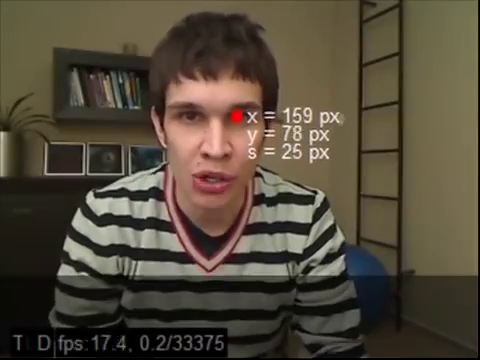
#> input picture frame 151 of ProjectPresentation/predatorcut.mp4, 480 x 360 px, given in place of --video, which was not available
$ python skinSeg.py --video ../../ML/Assignment3/images/cats/cat.1.jpg
#> lines starting #> are read from the running program, lines starting #| are printed output that depends on the picture; after the words box and inside, x2 and y2 are one past the last pixel; in counts of white or black regions, pixels touching at a corner belong together; pictures that were not available may be replaced by others from this repository, and a replacement may not be noted
### imgProc/camShift/video.py
#!/usr/bin/env python

'''
Video capture sample.

Sample shows how VideoCapture class can be used to acquire video
frames from a camera of a movie file. Also the sample provides
an example of procedural video generation by an object, mimicking
the VideoCapture interface (see Chess class).

'create_capture' is a convenience function for capture creation,
falling back to procedural video in case of error.

Usage:
    video.py [--shotdir <shot path>] [source0] [source1] ...'

    sourceN is an
     - integer number for camera capture
     - name of video file
     - synth:<params> for procedural video

Synth examples:
    synth:bg=../data/lena.jpg:noise=0.1
    synth:class=chess:bg=../data/lena.jpg:noise=0.1:size=640x480

Keys:
    ESC    - exit
    SPACE  - save current frame to <shot path> directory

'''

# Python 2/3 compatibility
from __future__ import print_function

import numpy as np
from numpy import pi, sin, cos

import cv2 as cv

# built-in modules
from time import perf_counter

# local modules
from tst_scene_render import TestSceneRender
import common

class VideoSynthBase(object):
    # [14 lines left out: function __init__, not called in this run]

    def render(self, dst):
        pass

    # [15 lines left out: function read, not called in this run]

    def isOpened(self):
        return True

class Book(VideoSynthBase):
    # [11 lines left out: functions __init__, read, not called in this run]

class Cube(VideoSynthBase):
    def __init__(self, **kw):
        super(Cube, self).__init__(**kw)
        self.render = TestSceneRender(cv.imread('../data/pca_test1.jpg'), deformation = True,  speed = 1)

    # [5 lines left out: function read, not called in this run]

class Chess(VideoSynthBase):
    # [45 lines left out: functions __init__, draw_quads, render, not called in this run]


classes = dict(chess=Chess, book=Book, cube=Cube)

presets = dict(
    empty = 'synth:',
    lena = 'synth:bg=../data/lena.jpg:noise=0.1',
    chess = 'synth:class=chess:bg=../data/lena.jpg:noise=0.1:size=640x480',
    book = 'synth:class=book:bg=../data/graf1.png:noise=0.1:size=640x480',
    cube = 'synth:class=cube:bg=../data/pca_test1.jpg:noise=0.0:size=640x480'
)


def create_capture(source = 0, fallback = presets['chess']):
    '''source: <int> or '<int>|<filename>|synth [:<param_name>=<value> [:...]]'
    '''
    source = str(source).strip()
    chunks = source.split(':')
    # handle drive letter ('c:', ...)
    if len(chunks) > 1 and len(chunks[0]) == 1 and chunks[0].isalpha():
        chunks[1] = chunks[0] + ':' + chunks[1]
        del chunks[0]

    source = chunks[0]
    try: source = int(source)
    except ValueError: pass
    params = dict( s.split('=') for s in chunks[1:] )

    cap = None
    if source == 'synth':
        Class = classes.get(params.get('class', None), VideoSynthBase)
        try: cap = Class(**params)
        except: pass
    else:
        cap = cv.VideoCapture(source)
        if 'size' in params:
            w, h = map(int, params['size'].split('x'))
            cap.set(cv.CAP_PROP_FRAME_WIDTH, w)
            cap.set(cv.CAP_PROP_FRAME_HEIGHT, h)
    if cap is None or not cap.isOpened():
        print('Warning: unable to open video source: ', source)
        if fallback is not None:
            return create_capture(fallback, None)
    return cap

# [30 lines that do not run on import are left out]

### imgProc/camShift/skinSeg.py
#!/usr/bin/env python

'''
Camshift tracker
================

This is a demo that shows mean-shift based tracking
You select a color objects such as your face and it tracks it.
This reads from video camera (0 by default, or the camera number the user enters)

http://www.robinhewitt.com/research/track/camshift.html

Usage:
------
    camshift.py [<video source>]

    To initialize tracking, select the object with mouse

Keys:
-----
    ESC   - exit
    b     - toggle back-projected probability visualization
'''

# Python 2/3 compatibility
from __future__ import print_function
import argparse
import sys
PY3 = sys.version_info[0] == 3

if PY3:
    xrange = range

import numpy as np
import cv2 as cv

# local module
import video
from video import presets


class App(object):
    def __init__(self, video_src, face_cascade_name, eyes_cascade_name):
#> called with video_src = '--video', face_cascade_name = 'haarcascade_frontalface_alt.xml', eyes_cascade_name = 'haarcascade_eye_tree_eyeglasses.xml'
        self.cam = video.create_capture(video_src, presets['cube'])
        self.face_cascade_name = face_cascade_name
        self.eyes_cascade_name = eyes_cascade_name
        _ret, self.frame = self.cam.read()
#> self.frame is the input picture: shape (360, 480, 3); mean B, G, R 58.9, 73.8, 83.3
        cv.namedWindow('camshift')
        cv.setMouseCallback('camshift', self.onmouse)

        self.selection = None
        self.drag_start = None
        self.show_backproj = False
        self.track_window = None

        self.face_cascade = cv.CascadeClassifier()
        self.eyes_cascade = cv.CascadeClassifier()
        #-- 1. Load the cascades
        if not self.face_cascade.load(cv.samples.findFile(self.face_cascade_name)):
            print('--(!)Error loading face cascade')
            exit(0)
        if not self.eyes_cascade.load(cv.samples.findFile(self.eyes_cascade_name)):
            print('--(!)Error loading eyes cascade')
            exit(0)

    # [70 lines left out: functions onmouse, show_hist, not called in this run]

    def run(self):
        while True:
            _ret, self.frame = self.cam.read()
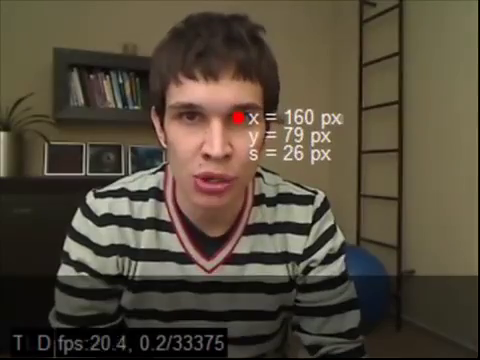
#> input picture frame 152 of ProjectPresentation/predatorcut.mp4, 480 x 360 px, given in place of --video, which was not available
#> self.frame is the input picture: shape (360, 480, 3); mean B, G, R 58.9, 73.7, 83.2
            vis = self.frame.copy()
            hsv = cv.cvtColor(self.frame, cv.COLOR_BGR2HSV)
#> hsv: shape (360, 480, 3); mean H, S, V 26.1, 79.8, 83.8
            mask = cv.inRange(hsv, np.array((0., 60., 32.)), np.array((180., 255., 255.)))
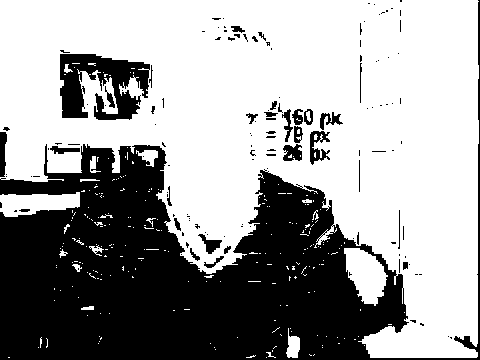
#> mask: shape (360, 480); 62.1% white; 139 black regions (105 under 20 px), largest, box (x1, y1, x2, y2) and area: (0, 0, 480, 360) 58607, (60, 54, 150, 120) 3657, (310, 131, 330, 165) 352

            if self.selection:
                x0, y0, x1, y1 = self.selection
                hsv_roi = hsv[y0:y1, x0:x1]
                mask_roi = mask[y0:y1, x0:x1]
                hist = cv.calcHist( [hsv_roi], [0], mask_roi, [16], [0, 180] )
                cv.normalize(hist, hist, 0, 255, cv.NORM_MINMAX)
                self.hist = hist.reshape(-1)
                self.show_hist()

                vis_roi = vis[y0:y1, x0:x1]
                cv.bitwise_not(vis_roi, vis_roi)
                vis[mask == 0] = 0
                cv.rectangle(vis, (x0, y0), (x1, y1), (255,0,0), 2)

            if self.track_window and self.track_window[2] > 0 and self.track_window[3] > 0:
                self.selection = None
                prob = cv.calcBackProject([hsv], [0], self.hist, [0, 180], 1)
                prob &= mask
                term_crit = ( cv.TERM_CRITERIA_EPS | cv.TERM_CRITERIA_COUNT, 10, 1 )
                track_box, self.track_window = cv.CamShift(prob, self.track_window, term_crit)

                if self.show_backproj:
                    vis[:] = prob[...,np.newaxis]
                try:
                    cv.ellipse(vis, track_box, (0, 0, 255), 2)
                except:
                    print(track_box)

            cv.imshow('camshift', vis)

            ch = cv.waitKey(5)
#> (key Esc is pressed here)
            if ch == 27:
                break
            if ch == ord('b'):
                self.show_backproj = not self.show_backproj
        cv.destroyAllWindows()


if __name__ == '__main__':
    import sys
    parser = argparse.ArgumentParser(description='Code for Cascade Classifier tutorial.')
    parser.add_argument('--face_cascade', help='Path to face cascade.', default='haarcascade_frontalface_alt.xml')
    parser.add_argument('--eyes_cascade', help='Path to eyes cascade.', default='haarcascade_eye_tree_eyeglasses.xml')
    parser.add_argument('--camera', help='Camera divide number.', type=int, default=0)
    parser.add_argument('--video', help='Camera divide number.', type=str, default="")
    args = parser.parse_args()
    if args.video != "":
        video_src = sys.argv[1]
    else:
        video_src = args.camera
    print(__doc__)
    App(video_src, args.face_cascade, args.eyes_cascade).run()

$ run again, starting later in the video
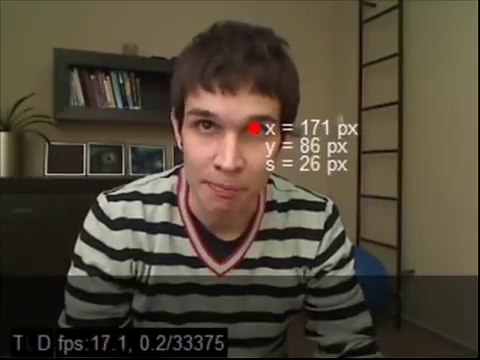
#> input picture frame 681 of ProjectPresentation/predatorcut.mp4, 480 x 360 px, given in place of --video, which was not available
#> in __init__, self.frame is the input picture: shape (360, 480, 3); mean B, G, R 56.5, 71.5, 80.6
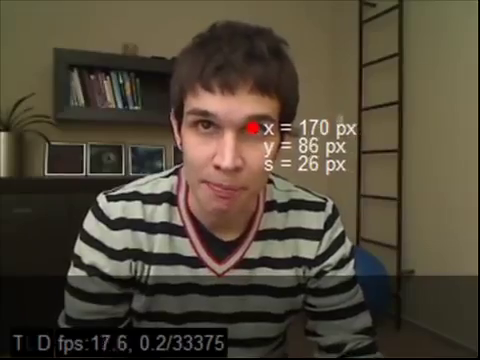
#> input picture frame 682 of ProjectPresentation/predatorcut.mp4, 480 x 360 px, given in place of --video, which was not available
#> in run, self.frame is the input picture: shape (360, 480, 3); mean B, G, R 56.6, 71.6, 80.7
#> hsv: shape (360, 480, 3); mean H, S, V 25.7, 82.8, 81.2
#> in run, `mask = cv.inRange(hsv, np.array((0., 60., 32.)), np.array((180., 255.,..`:
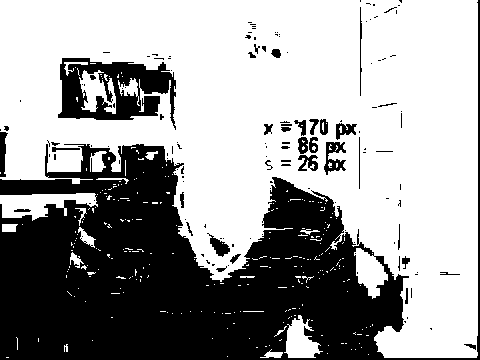
#> mask: shape (360, 480); 62% white; 144 black regions (108 under 20 px), largest, box (x1, y1, x2, y2) and area: (0, 0, 480, 360) 57995, (58, 58, 176, 130) 4533, (324, 142, 346, 175) 369

$ run again, starting later in the video
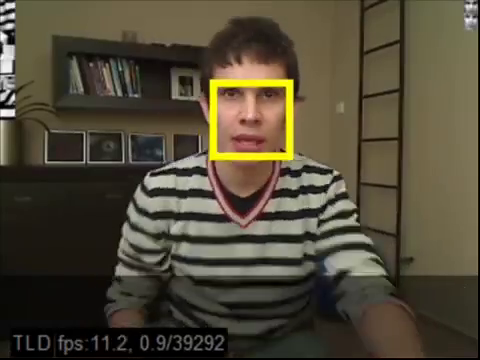
#> input picture frame 1212 of ProjectPresentation/predatorcut.mp4, 480 x 360 px, given in place of --video, which was not available
#> in __init__, self.frame is the input picture: shape (360, 480, 3); mean B, G, R 55.4, 72.9, 80.3
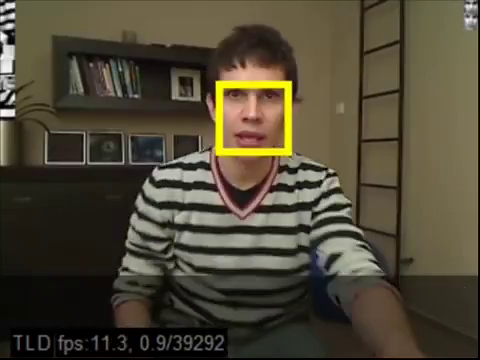
#> input picture frame 1213 of ProjectPresentation/predatorcut.mp4, 480 x 360 px, given in place of --video, which was not available
#> in run, self.frame is the input picture: shape (360, 480, 3); mean B, G, R 54.5, 71.6, 78.8
#> hsv: shape (360, 480, 3); mean H, S, V 25.1, 83.4, 79.2
#> in run, `mask = cv.inRange(hsv, np.array((0., 60., 32.)), np.array((180., 255.,..`:
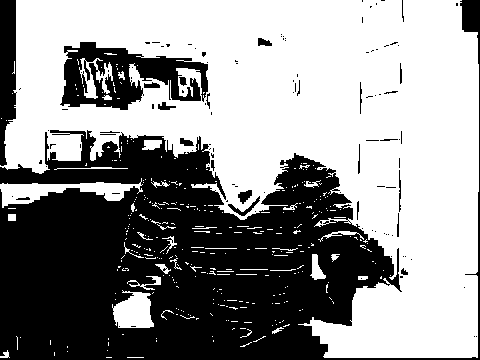
#> mask: shape (360, 480); 57.4% white; 116 black regions (91 under 20 px), largest, box (x1, y1, x2, y2) and area: (0, 0, 480, 360) 64831, (60, 42, 208, 110) 5232, (0, 0, 17, 166) 2154
